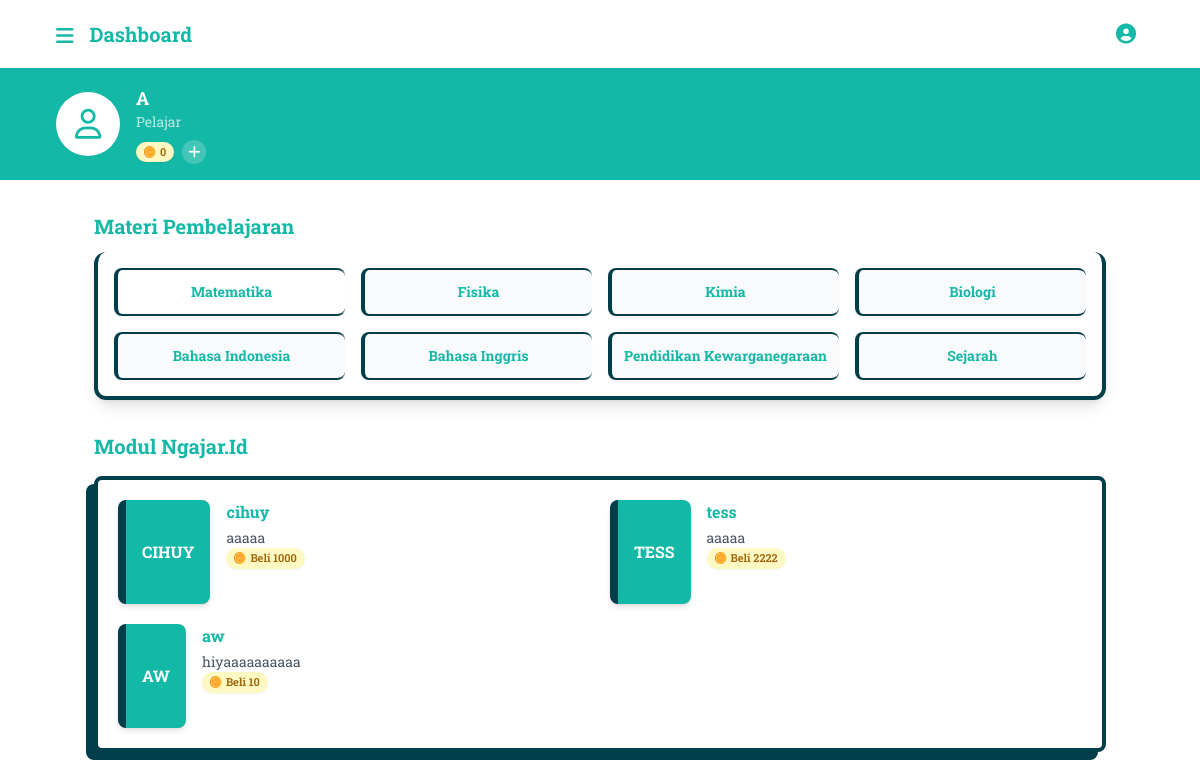
/Murid/murid_dashboard.php (signed in), run on the app's committed database.
### tables this page shows
CREATE TABLE `users` (
  `user_id` int(11) NOT NULL,
  `name` varchar(100) DEFAULT NULL,
  `email` varchar(100) DEFAULT NULL,
  `password` varchar(255) DEFAULT NULL,
  `role` enum('murid','pengajar','admin') DEFAULT NULL,
  `status` enum('aktif','nonaktif') DEFAULT NULL,
  `created_at` timestamp NOT NULL DEFAULT current_timestamp()
);

CREATE TABLE `modul` (
  `modul_id` int(11) NOT NULL,
  `judul` varchar(150) DEFAULT NULL,
  `deskripsi` text DEFAULT NULL,
  `file_url` varchar(255) DEFAULT NULL,
  `tipe` enum('gratis','premium') DEFAULT NULL,
  `token_harga` int(11) DEFAULT NULL,
  `dibuat_oleh` int(11) DEFAULT NULL,
  `created_at` timestamp NOT NULL DEFAULT current_timestamp()
);

### Murid/murid_dashboard.php (the view, shortened to what this page needs)
<?php include '../Includes/DBkoneksi.php'; ?>
<?php
$id_pengguna = $_SESSION['user_id'] ?? null;
$modul_admin = [];
$stmt = $conn->prepare("
    SELECT modul_id, judul, deskripsi, tipe, token_harga
    FROM modul
    WHERE dibuat_oleh IN (SELECT user_id FROM users WHERE role = 'admin')
");
$stmt->execute();
$result = $stmt->get_result();
while ($row = $result->fetch_assoc()) {
    $modul_admin[] = $row;
}
$token = 0;
if ($id_pengguna) {
    $stmt = $conn->prepare("SELECT jumlah FROM token WHERE user_id = ?");
    $stmt->bind_param("i", $id_pengguna);
    $stmt->execute();
    $stmt->bind_result($token);
}
?>
<!DOCTYPE html>
<html lang="id">
<head>
    <script src="https://cdn.tailwindcss.com"></script>
    <link rel="stylesheet" href="https://cdnjs.cloudflare.com/ajax/libs/font-awesome/6.4.0/css/all.min.css">
</head>
<body class="bg-white-50 font-roboto">
    <div class="flex flex-col min-h-screen">
        <header class="bg-white shadow-sm sticky top-0 z-30">
            <div class="max-w-6xl mx-auto px-4 sm:px-6 lg:px-8 py-3 flex items-center justify-between">
                <div class="flex items-center space-x-4">
                    <button id="hamburgerButton" class="text-teal-500 focus:outline-none mt-1">
                        <i class="fas fa-bars text-xl"></i>
                    </button>
                    <h1 class="text-xl font-bold text-teal-500 hidden sm:block">Dashboard</h1>
                </div>
                <div class="flex items-center space-x-2 sm:space-x-4">
                    <?php include "../includes/Profile.php" ?>
                </div>
            </div>
        </header>
        <div class="bg-teal-500 py-4">
            <div class="max-w-6xl mx-auto px-4 sm:px-8 flex items-start justify-between">
                <div class="flex items-center space-x-4">
                    <div class="w-14 h-14 sm:w-16 sm:h-16 rounded-full bg-white flex items-center justify-center">
                        <i class="fa-regular fa-user text-teal-500 text-3xl"></i>
                    </div>
                    <div class="text-white">
                        <h2 class="font-bold text-base sm:text-lg leading-tight"><?php echo $namaPengguna; ?></h2>
                        <p class="text-white-200 opacity-70 text-xs sm:text-sm leading-tight">Pelajar</p>
                        <div class="mt-2 flex items-center space-x-2">
                            <div class="flex items-center gap-1 bg-yellow-100 text-yellow-700 text-[11px] font-semibold px-2 py-0.5 rounded-full shadow-sm">
                                <img src="../img/coin.png" class="w-3 h-3" alt="Token">
                                <?php echo htmlspecialchars($token); ?>
                            </div>
                            <button id="openPopup" class="bg-white bg-opacity-20 hover:bg-opacity-30 text-white rounded-full w-5 h-5 sm:w-6 sm:h-6 flex items-center justify-center">
                                <i class="fas fa-plus text-sm"></i>
                            </button>
                        </div>
                    </div>
                </div>
            </div>
        </div>
        <main class="mx-w-6xl mx-auto px-4 sm:px-6 lg:px-8 py-8">
            <section class="mb-8">
                <div>
                    <div class="mb-3">
                        <h3 class="inline-flex items-center text-xl font-bold text-teal-500">
                            <span>Materi Pembelajaran<span>
                    </div>
                    <div class="border-l-4 border-r-4 border-b-4 border-[#003F4A] shadow-lg rounded-xl p-4 bg-white">
                        <div class="grid grid-cols-2 md:grid-cols-4 gap-4">
                            <a href="murid_modul.php" class="block bg-white p-3 rounded-lg border-l-4 border-b-2 border-t-2 border-[#003F4A] shadow-sm hover:shadow-md transition-shadow text-center">
                                <p class="text-sm font-bold text-teal-500">Matematika</p>
                            </a>
                            <a href="#" class="block bg-gray-50 p-3 rounded-lg border-l-4 border-b-2 border-t-2 border-[#003F4A] shadow-sm hover:shadow-md transition-shadow text-center">
                                <p class="text-sm font-bold text-teal-500">Fisika</p>
                            </a>
                            <a href="#" class="block bg-gray-50 p-3 rounded-lg border-l-4 border-b-2 border-t-2 border-[#003F4A] shadow-sm hover:shadow-md transition-shadow text-center">
                                <p class="text-sm font-bold text-teal-500">Kimia</p>
                            </a>
                            <a href="#" class="block bg-gray-50 p-3 rounded-lg border-l-4 border-b-2 border-t-2 border-[#003F4A] shadow-sm hover:shadow-md transition-shadow text-center">
                                <p class="text-sm font-bold text-teal-500">Biologi</p>
                            </a>
                            <a href="#" class="block bg-gray-50 p-3 rounded-lg border-l-4 border-b-2 border-t-2 border-[#003F4A] shadow-sm hover:shadow-md transition-shadow text-center">
                                <p class="text-sm font-bold text-teal-500">Bahasa Indonesia</p>
                            </a>
                            <a href="#" class="block bg-gray-50 p-3 rounded-lg border-l-4 border-b-2 border-t-2 border-[#003F4A] shadow-sm hover:shadow-md transition-shadow text-center">
                                <p class="text-sm font-bold text-teal-500">Bahasa Inggris</p>
                            </a>
                            <a href="#" class="block bg-gray-50 p-3 rounded-lg border-l-4 border-b-2 border-t-2 border-[#003F4A] shadow-sm hover:shadow-md transition-shadow text-center">
                                <p class="text-sm font-bold text-teal-500">Pendidikan Kewarganegaraan</p>
                            </a>
                            <a href="#" class="block bg-gray-50 p-3 rounded-lg border-l-4 border-b-2 border-t-2 border-[#003F4A] shadow-sm hover:shadow-md transition-shadow text-center">
                                <p class="text-sm font-bold text-teal-500">Sejarah</p>
                            </a>
                        </div>
                    </div>
                </div>
            </section>
            <section>
                <div class="flex items-center justify-between mb-4">
                    <h3 class="text-xl font-bold text-teal-500">Modul Ngajar.Id</h3>
                    </div>
                <div class="relative">
                    <div class="relative w-full h-full bg-white border-4 border-[#003F4A] rounded-lg z-10 p-5 space-y-3">
                        <div class="grid grid-cols-1 sm:grid-cols-2 gap-5">
                            <?php if (!empty($modul_admin)) : ?>
                                <?php foreach ($modul_admin as $modul): ?>
                                    <div class="flex items-start space-x-4">
                                        <div class="bg-teal-500 text-white font-bold p-4 py-10 border-l-8 border-[#003F4A] rounded-lg shadow-md">
                                            <?= strtoupper(substr($modul['judul'], 0, 6)) ?>
                                        </div>
                                        <div>
                                            <a href="murid_isimodul.php?id=<?= $modul['modul_id'] ?>" class="text-teal-500 font-bold hover:underline">
                                                <?= htmlspecialchars($modul['judul']) ?>
                                            </a>
                                            <div class="text-sm text-gray-600 mt-1"><?= htmlspecialchars($modul['deskripsi']) ?></div>
                                            <form action="murid_beli_modul.php" method="POST" onsubmit="return confirm('Yakin ingin membeli modul ini seharga <?= (int)$modul['token_harga'] ?> token?')">
                                                <button type="submit" class="flex items-center gap-1 bg-yellow-100 text-yellow-700 text-[11px] font-semibold px-2 py-0.5 rounded-full shadow-sm hover:bg-yellow-200">
                                                    <img src="../img/coin.png" class="w-3 h-3" alt="Token">
                                                    Beli <?= (int)$modul['token_harga'] ?>
                                                </button>
                                            </form>
                                        </div>
                                    </div>
                                <?php endforeach; ?>
                            <?php else: ?>
                                <p class="text-sm text-gray-500 col-span-full">Belum ada modul yang tersedia.</p>
                            <?php endif; ?>
                        </div>
                    </div>
                </div>
            </section>
        </div>
            <?php include '../includes/Footer.php'; ?>
</body>
</html>

### Includes/sidebar.php (style rules this page uses)
body { font-family: 'Roboto Slab', serif; }

### data on the page
users: name "A"
modul: judul "CIHUY", judul "cihuy", deskripsi "aaaaa", token_harga "1000"
modul: judul "TESS", judul "tess", deskripsi "aaaaa", token_harga "2222"
modul: judul "AW", judul "aw", deskripsi "hiyaaaaaaaaaa", token_harga "10"

### other printed values
$token "0"
